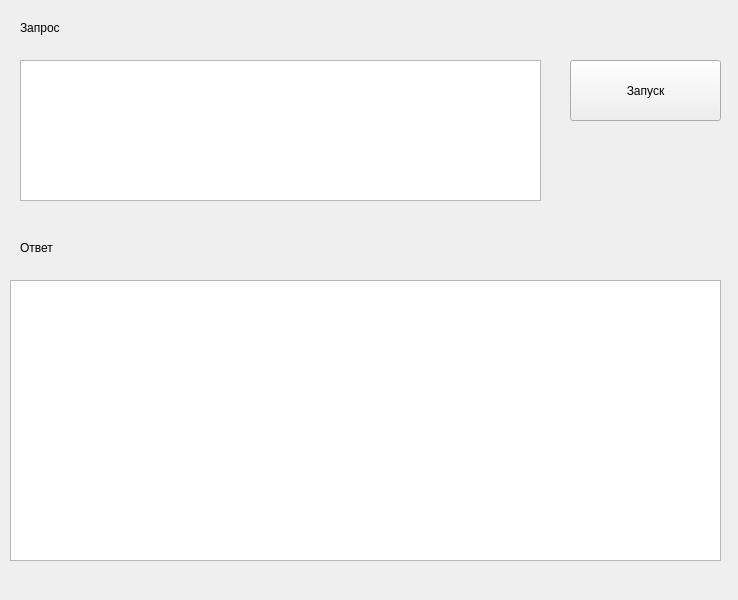
<?xml version="1.0" encoding="UTF-8"?>
<ui version="4.0">
 <class>MainWindow</class>
 <widget class="QMainWindow" name="MainWindow">
  <property name="geometry">
   <rect>
    <x>0</x>
    <y>0</y>
    <width>738</width>
    <height>600</height>
   </rect>
  </property>
  <property name="windowTitle">
   <string>MainWindow</string>
  </property>
  <widget class="QWidget" name="centralwidget">
   <widget class="QTableWidget" name="tableWidget">
    <property name="geometry">
     <rect>
      <x>10</x>
      <y>280</y>
      <width>711</width>
      <height>281</height>
     </rect>
    </property>
   </widget>
   <widget class="QPushButton" name="pushButton">
    <property name="geometry">
     <rect>
      <x>570</x>
      <y>60</y>
      <width>151</width>
      <height>61</height>
     </rect>
    </property>
    <property name="text">
     <string>Запуск</string>
    </property>
   </widget>
   <widget class="QLabel" name="label">
    <property name="geometry">
     <rect>
      <x>20</x>
      <y>20</y>
      <width>55</width>
      <height>16</height>
     </rect>
    </property>
    <property name="text">
     <string>Запрос</string>
    </property>
   </widget>
   <widget class="QLabel" name="label_2">
    <property name="geometry">
     <rect>
      <x>20</x>
      <y>240</y>
      <width>61</width>
      <height>16</height>
     </rect>
    </property>
    <property name="text">
     <string>Ответ</string>
    </property>
   </widget>
   <widget class="QTextEdit" name="textEdit">
    <property name="geometry">
     <rect>
      <x>20</x>
      <y>60</y>
      <width>521</width>
      <height>141</height>
     </rect>
    </property>
   </widget>
  </widget>
 </widget>
 <resources/>
 <connections/>
</ui>
